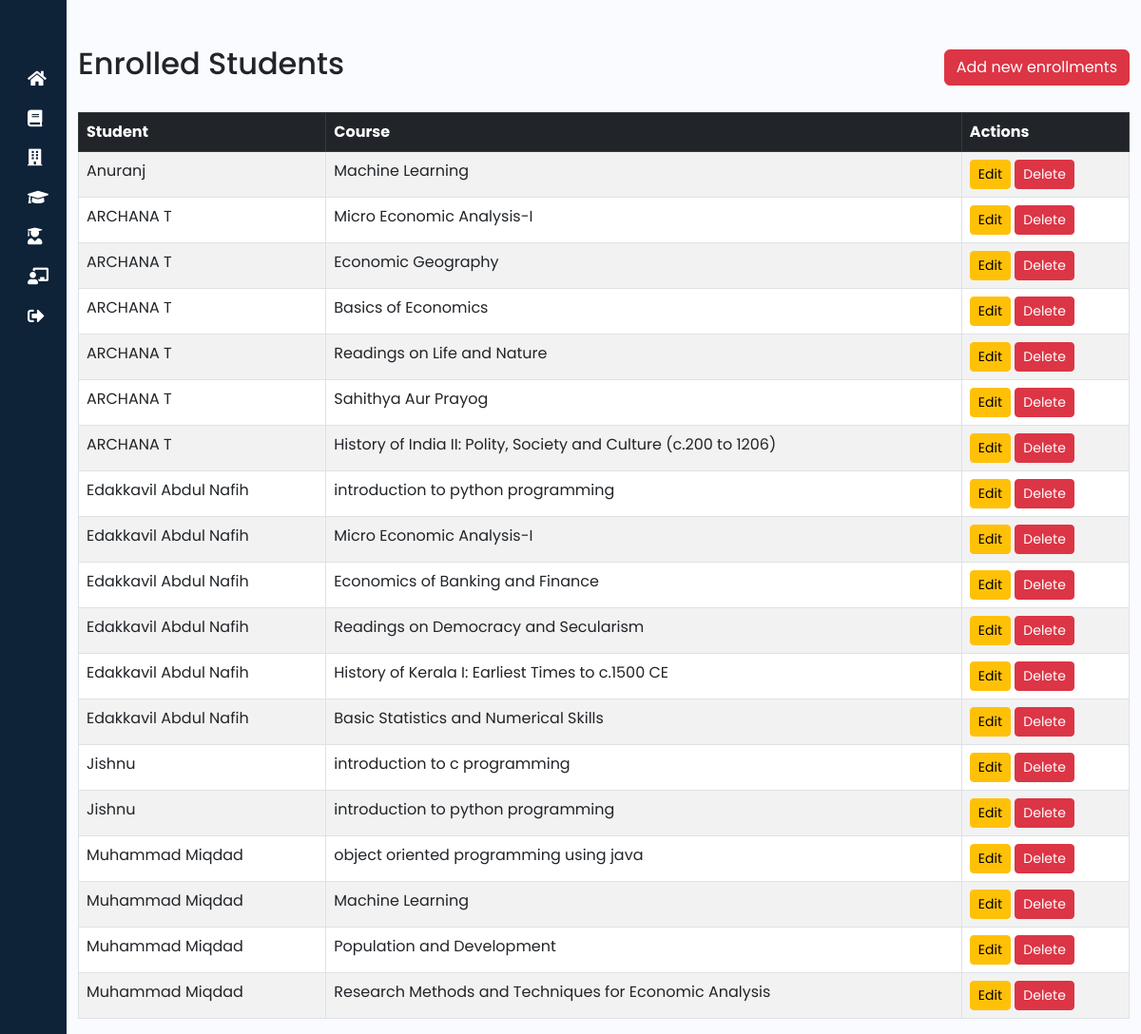
Before: /enrollments-list/ (signed in) with the older database file.
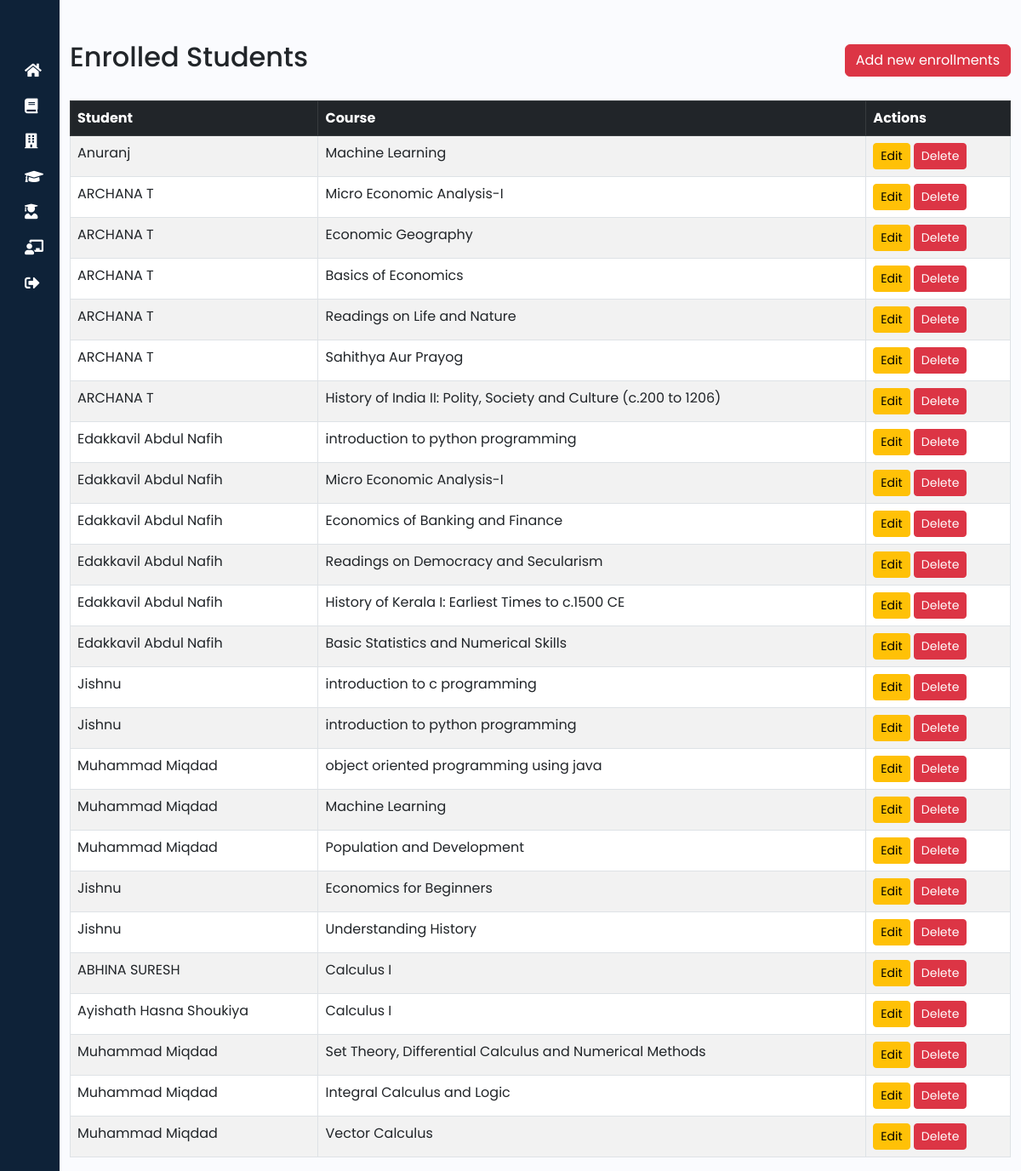
After: the same page with the newer database file.
### rapid/models.py (models this page shows, shortened)
class StudentCourse(models.Model):
    id = models.AutoField(primary_key=True)
    student_id = models.ForeignKey(Student, on_delete=models.CASCADE)
    course_id=models.ForeignKey(Course, on_delete=models.CASCADE)
    class Meta:
        db_table = 'student_course'  # Custom table name
        unique_together = ('student_id', 'course_id')  # Prevent duplicate entries for the same student and course
        verbose_name = 'Student Course'
        verbose_name_plural = 'Student Courses'

class Student(models.Model):
    student_id = models.AutoField(primary_key=True)
    student_name = models.CharField(max_length=100)
    student_register_number = models.CharField(max_length=20, unique=True)
    student_admission_number = models.CharField(max_length=20, unique=True)
    program_id = models.ForeignKey(Program, on_delete=models.CASCADE)
    department_id = models.ForeignKey(Department, on_delete=models.CASCADE, null=True, blank=True)
    def __str__(self):
        return self.student_name

class Course(models.Model):
    SEMESTER_CHOICES = [
        ('1', 'First Semester'),
        ('2', 'Second Semester'),
        ('3', 'Third Semester'),
        ('4', 'Fourth Semester'),
        ('5', 'Fifth Semester'),
        ('6', 'Sixth Semester'),
        ('7', 'Seventh Semester'),
        ('8', 'Eighth Semester'),
    ]
    course_id = models.AutoField(primary_key=True)
    course_code = models.CharField(max_length=20, unique=True)
    course_title = models.CharField(max_length=100)
    credit = models.DecimalField(max_digits=4, decimal_places=2)
    department_id = models.ForeignKey(Department, on_delete=models.CASCADE)
    semester = models.CharField(max_length=1, choices=SEMESTER_CHOICES)
    def __str__(self):
        return self.course_title

### rapid/views.py (the view)
# urls.py: path('enrollments-list/', views.enroll_student_list, name='enroll_student_list'),
@login_required
@admin_required
def enroll_student_list(request):
    enrollments = StudentCourse.objects.select_related('student_id', 'course_id').all()
    return render(request, 'rapid/enroll_student_list.html', {'enrollments': enrollments})

### rapid/templates/rapid/enroll_student_list.html (shortened to what this page needs)
{% extends "base.html" %}
{% block content %}
<div class="container mt-5">
    <div class="d-flex justify-content-between align-items-center mb-4">
        <h2>Enrolled Students</h2>
        <a href="/add-enrollments/" class="btn btn-danger">Add new enrollments</a>
    </div>
    <div class="table-responsive">
        <table class="table table-bordered table-striped">
            <thead class="table-dark">
                <tr>
                    <th>Student</th>
                    <th>Course</th>
                    <th>Actions</th>
                </tr>
            </thead>
            <tbody>
                {% for enrollment in enrollments %}
                <tr>
                    <td>{{ enrollment.student_id }}</td>
                    <td>{{ enrollment.course_id }}</td>
                    <td>
                        <a href="{% url 'edit_studentCourse' enrollment.pk %}" class="btn btn-warning btn-sm">Edit</a>
                        <a href="{% url 'delete_studentCourse' enrollment.id %}" onclick="return confirm('Are you sure you want to delete this student?');" class="btn btn-danger btn-sm">Delete</a>
                    </td>
                </tr>
                {% empty %}
                <tr>
                    <td colspan="4">No students available.</td>
                </tr>
                {% endfor %}
            </tbody>
        </table>
    </div>
</div>
{% endblock %}

### rapid/templates/base.html (shortened to what this page needs)
{% load static %}
<!DOCTYPE html>
<html lang="en">
<head>
    <link href="https://cdn.jsdelivr.net/npm/bootstrap-icons/font/bootstrap-icons.css" rel="stylesheet">
    <link href="https://cdn.lineicons.com/4.0/lineicons.css" rel="stylesheet" />
    <link href="https://cdn.jsdelivr.net/npm/bootstrap@5.3.0/dist/css/bootstrap.min.css" rel="stylesheet">
    <link rel="stylesheet" href="https://cdnjs.cloudflare.com/ajax/libs/font-awesome/6.0.0/css/all.min.css">
    <link href="https://cdn.jsdelivr.net/npm/bootstrap@5.3.0-alpha3/dist/css/bootstrap.min.css" rel="stylesheet">
    <link href="https://cdn.lineicons.com/4.0/lineicons.css" rel="stylesheet" />
    <link href="https://cdn.jsdelivr.net/npm/bootstrap@5.3.0-alpha3/dist/css/bootstrap.min.css" rel="stylesheet"
>
    <link rel="stylesheet" href="{% static 'css/style.css' %}">
    <link href="https://cdnjs.cloudflare.com/ajax/libs/font-awesome/5.15.4/css/all.min.css" rel="stylesheet">
</head>
<body>
    <div class="wrapper">
        <aside id="sidebar">
            <div class="d-flex">
                <button class="toggle-btn" type="button">
                </button>
            </div>
            <ul class="sidebar-nav">
                <li>
                    <a href="{% url 'admin_dashboard' %}" class="sidebar-link">
                        <i class="fas fa-home"></i> <span>Home</span>
                    </a>
                </li>
                <li>
                    <a href="{% url 'course_list' %}" class="sidebar-link">
                        <i class="fas fa-book"></i> <span>Courses</span>
                    </a>
                </li>
                <li>
                    <a href="{% url 'department_list' %}" class="sidebar-link">
                        <i class="fas fa-building"></i> <span>Departments</span>
                    </a>
                </li>
                <li>
                    <a href="{% url 'program_list' %}" class="sidebar-link">
                        <i class="fas fa-graduation-cap"></i> <span>Programmes</span>
                    </a>
                </li>
                <li>
                    <a href="{% url 'student_list' %}" class="sidebar-link">
                        <i class="fas fa-user-graduate"></i> <span>Students</span>
                    </a>
                </li>
                <li>
                    <a href="{% url 'teacher_list' %}" class="sidebar-link">
                        <i class="fas fa-chalkboard-teacher"></i> <span>Teachers</span>
                    </a>
                </li>
                <li>
                    <a href="{% url 'logout' %}" class="sidebar-link">
                        <i class="fas fa-sign-out-alt"></i> <span>Logout</span>
                    </a>
                </li>
            </ul>
        </aside>
        <div class="main">
            {% block content %}{% endblock %}
        </div>
    </div>
</body>
</html>

### rapid/static/css/style.css (style rules this page uses)
a { text-decoration: none; }
li { list-style: none; }
body { font-family: 'Poppins', sans-serif; }
.wrapper { display: flex; }
.main { min-height: 100vh; width: 100%; overflow: hidden; transition: all 0.35s ease-in-out; background-color: #fafbfe; }
#sidebar { width: 70px; min-width: 70px; z-index: 1000; transition: all .25s ease-in-out; background-color: #0e2238; display: flex; flex-direction: column; }
.toggle-btn { background-color: transparent; cursor: pointer; border: 0; padding: 1rem 1.5rem; }
.sidebar-nav { padding: 2rem 0; flex: 1 1 auto; }
a.sidebar-link { padding: .625rem 1.625rem; color: #FFF; display: block; font-size: 0.9rem; white-space: nowrap; border-left: 3px solid transparent; }
.sidebar-link i { font-size: 1.1rem; margin-right: .75rem; }

Changed rows visible on the page:
removed StudentCourse: student_id "Muhammad Miqdad", course_id "Research Methods and Techniques for Economic Analysis"
added StudentCourse: student_id "Jishnu", course_id "Economics for Beginners"
added StudentCourse: student_id "Jishnu", course_id "Understanding History"
added StudentCourse: student_id "ABHINA SURESH", course_id "Calculus I"
added StudentCourse: student_id "Ayishath Hasna Shoukiya", course_id "Calculus I"
added StudentCourse: student_id "Muhammad Miqdad", course_id "Set Theory, Differential Calculus and Numerical Methods"
added StudentCourse: student_id "Muhammad Miqdad", course_id "Integral Calculus and Logic"
added StudentCourse: student_id "Muhammad Miqdad", course_id "Vector Calculus"
